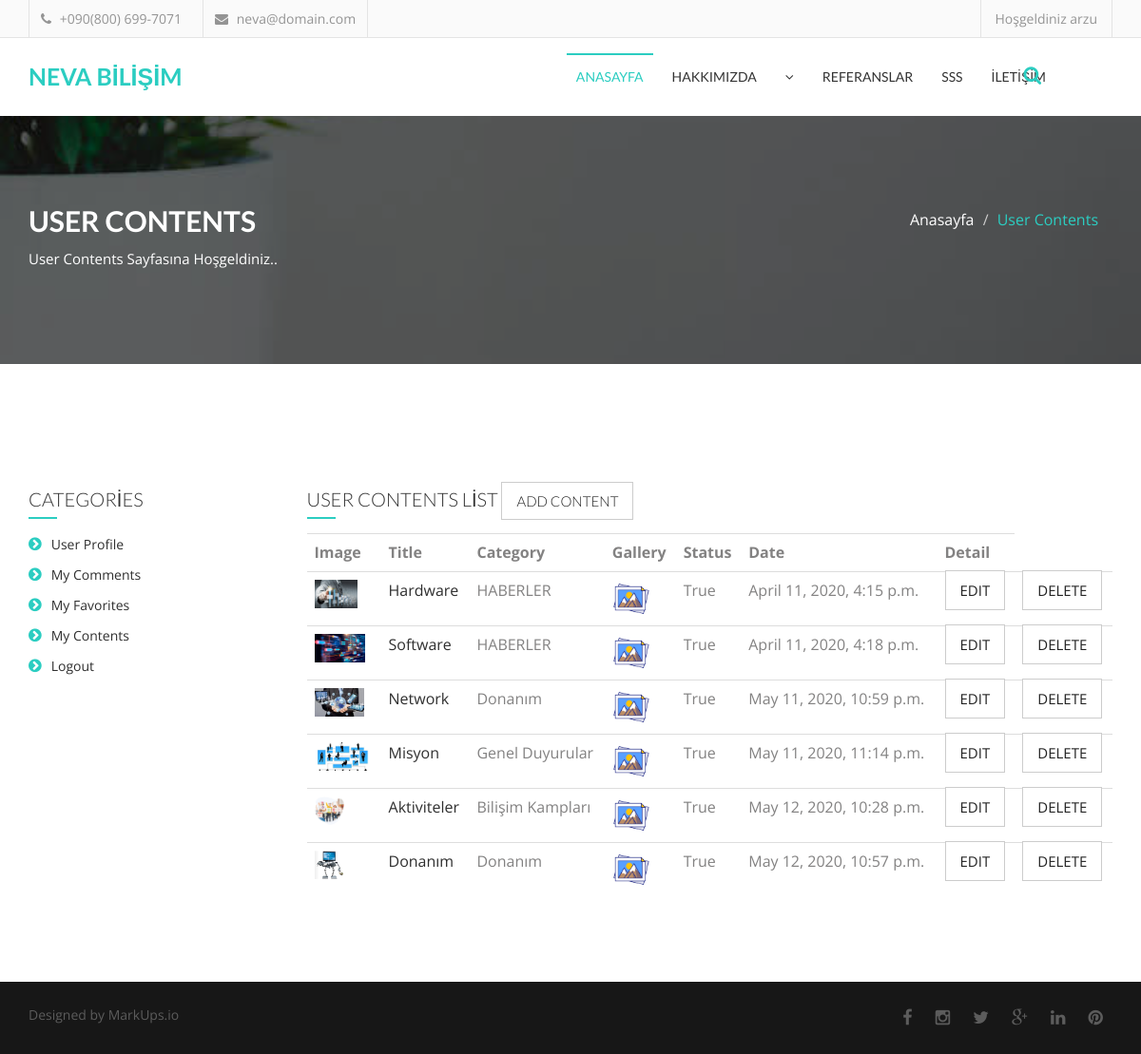
Before: /user/contents/ (signed in) with the older database file.
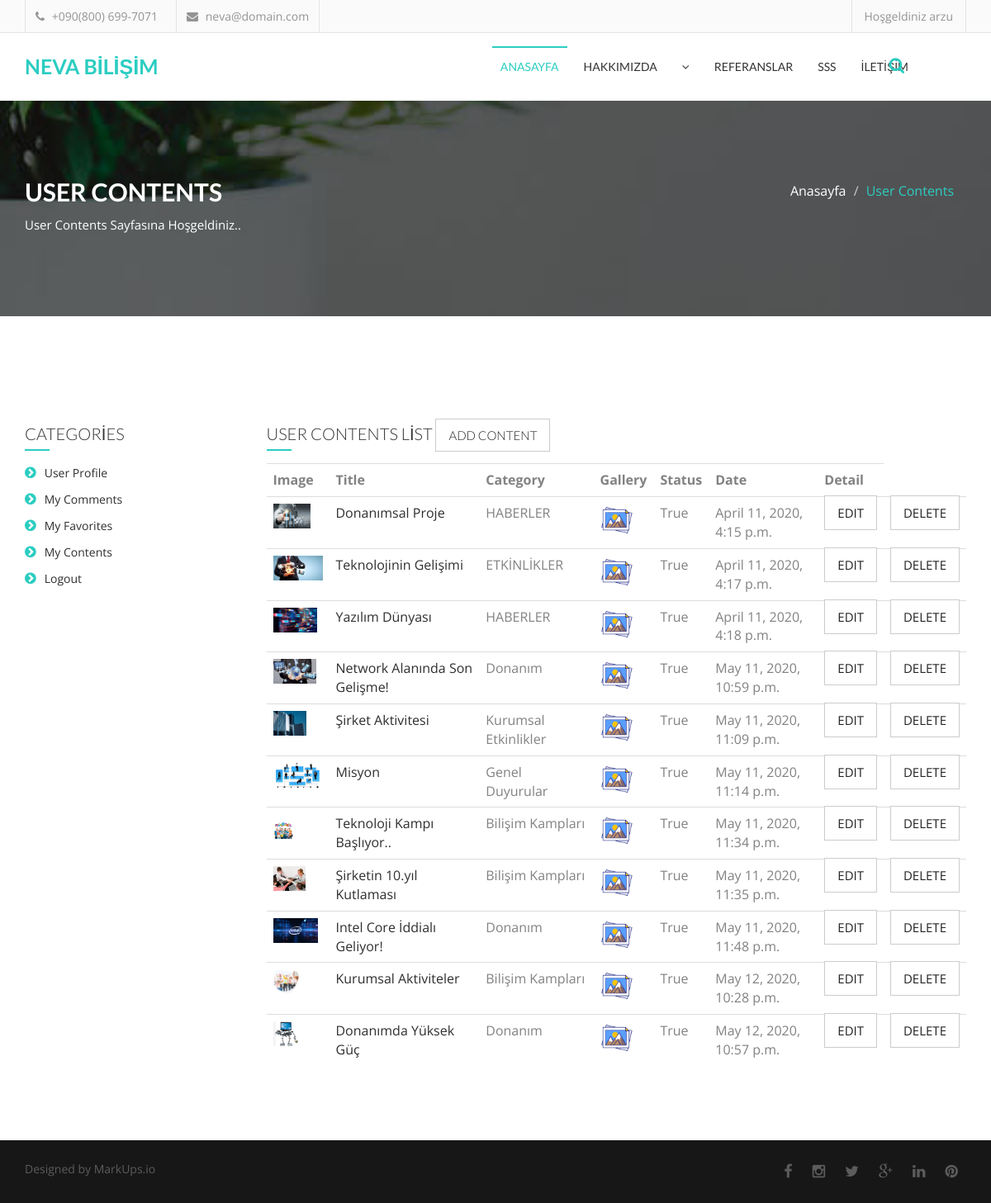
After: the same page with the newer database file.
### content/models.py (models this page shows, shortened)
class Content(models.Model):
    STATUS = (
        ('True', 'Evet'),
        ('False', 'Hayır'),
    )
    user = models.ForeignKey(User, on_delete=models.SET_NULL, null=True)
    category = models.ForeignKey(Category, on_delete=models.CASCADE)  # relation with Category table
    title = models.CharField(max_length=150)
    keywords = models.CharField(blank=True, max_length=255)
    description = models.CharField(blank=True, max_length=255)
    image = models.ImageField(upload_to='images/')
    detail = RichTextUploadingField()
    slug = models.SlugField(null=False, unique=True)
    status = models.CharField(max_length=10, choices=STATUS)
    create_at = models.DateTimeField(auto_now_add=True)
    update_at = models.DateTimeField(auto_now=True)
    def image_tag(self):
        return mark_safe('<img src="{}" height="50"/>'.format(self.image.url))
    image_tag.short_description = 'Image'

class Category(MPTTModel):
    STATUS = (
        ('True', 'Evet'),
        ('False', 'Hayır'),
    )
    title = models.CharField(max_length=100)
    keywords = models.CharField(blank=True, max_length=255)
    description = models.CharField(blank=True, max_length=255)
    image = models.ImageField(upload_to='images/')
    status = models.CharField(max_length=10, choices=STATUS)
    slug = models.SlugField(null=False, unique=True)
    parent = TreeForeignKey('self', blank=True, null=True, related_name='children', on_delete=models.CASCADE)
    create_at = models.DateTimeField(auto_now_add=True)
    update_at = models.DateTimeField(auto_now=True)
    class MPTTMeta:
        order_insertion_by = ['title']
    def image_tag(self):
        return mark_safe('<img src="{}" height="50"/>'.format(self.image.url))
    image_tag.short_description = 'Image'

### user/views.py (the view)
# urls.py: path('contents/', views.contents, name='contents'),
@login_required(login_url='/login')  # Check login
def contents(request):
    category = Category.objects.all()
    current_user = request.user
    contents = Content.objects.filter(user_id=current_user.id, status='True')
    context = {'category': category, 'contents': contents}
    return render(request, 'user_contents.html', context)

### user/templates/user_contents.html (shortened to what the changed rows need)
{% extends "homebase.html" %}
{% block body %}
{% load static %}
    <section id="single-page-header">
        <div class="overlay">
            <div class="container">
                <div class="row">
                    <div class="col-md-6 col-sm-6 col-xs-12">
                        <div class="single-page-header-left">
                            <h2>USER CONTENTS</h2>
                        </div>
                    </div>
                </div>
            </div>
        </div>
    </section>
    <section id="contact">
        <div class="container">
            <div class="row">
                <div class="col-md-12">
                    <div class="cotact-area">
                        <div class="row">
                            <div class="col-md-9">
                                <div class="contact-area-right">
                                    <table class="shopping-cart-table table">
                                        <tr>
                                            <th class="text-left">Image</th>
                                            <th class="text-left">Title</th>
                                            <th class="text-left">Category</th>
                                            <th class="text-left">Gallery</th>
                                            <th class="text-left">Status</th>
                                            <th class="text-left">Date</th>
                                            <th class="text-left">Detail</th>
                                        </tr>
                                        {% for rs in contents %}
                                            <tr>
                                                <td class="text-left">
                                                    <a href="/content/{{ rs.id }}/{{ rs.slug }}">
                                                        <img src="{{ rs.image.url }}" style="height: 30px;">
                                                    </a>
                                                </td>
                                                <td class="text-left">
                                                    <a href="/content/{{ rs.id }}/{{ rs.slug }}">
                                                        {{ rs.title }}
                                                    </a>
                                                </td>
                                                <td class="text-left">{{ rs.category.title }}</td>
                                                <td class="text-left">
                                                    <a href="javascript:;" onclick="window.open('/user/contentaddimage/{{ rs.id }}', 'galery', 'height=680,width=800,top=50,left=150')">
                                                        <img src="{% static '' %}images/gallery.png" height="40">
                                                    </a>
                                                </td>
                                                <td class="text-left">{{ rs.status }}</td>
                                                <td class="text-left">{{ rs.create_at }}</td>
                                                <td class="text-left">
                                                    <a class="comment-btn" href="/user/contentedit/{{ rs.id }}">Edit</a>
                                                </td>
                                                <td class="text-left">
                                                    <a onclick="return confirm('Will be Delete ! Are you sure?')" class="comment-btn" href="/user/contentdelete/{{ rs.id }}">Delete</a>
                                                </td>
                                            </tr>
                                        {% endfor %}
                                    </table>
                                </div>
                            </div>
                        </div>
                    </div>
                </div>
            </div>
        </div>
    </section>
{% endblock %}

Changed rows visible on the page:
changed Content: title "Hardware" → "Donanımsal Proje"
now on this page (row edited): Content: image (picture), title "Teknolojinin Gelişimi", category "ETKİNLİKLER", status "True", create_at "April 11, 2020, 4:17 p.m."
changed Content: title "Software" → "Yazılım Dünyası"
changed Content: title "Network" → "Network Alanında Son Gelişme!"
now on this page (row edited): Content: image (picture), title "Şirket Aktivitesi", category "Kurumsal Etkinlikler", status "True", create_at "May 11, 2020, 11:09 p.m."
now on this page (row edited): Content: image (picture), title "Teknoloji Kampı Başlıyor..", category "Bilişim Kampları", status "True", create_at "May 11, 2020, 11:34 p.m."
now on this page (row edited): Content: image (picture), title "Şirketin 10.yıl Kutlaması", category "Bilişim Kampları", status "True", create_at "May 11, 2020, 11:35 p.m."
now on this page (row edited): Content: image (picture), title "Intel Core İddialı Geliyor!", category "Donanım", status "True", create_at "May 11, 2020, 11:48 p.m."
changed Content: title "Aktiviteler" → "Kurumsal Aktiviteler"
changed Content: title "Donanım" → "Donanımda Yüksek Güç"
